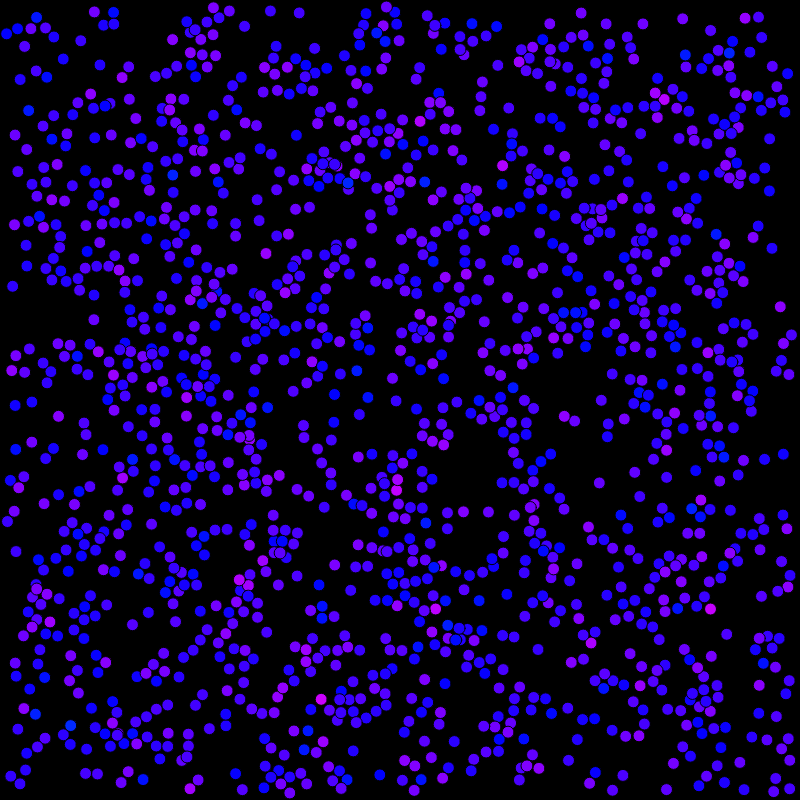
Frame 1 (no input)
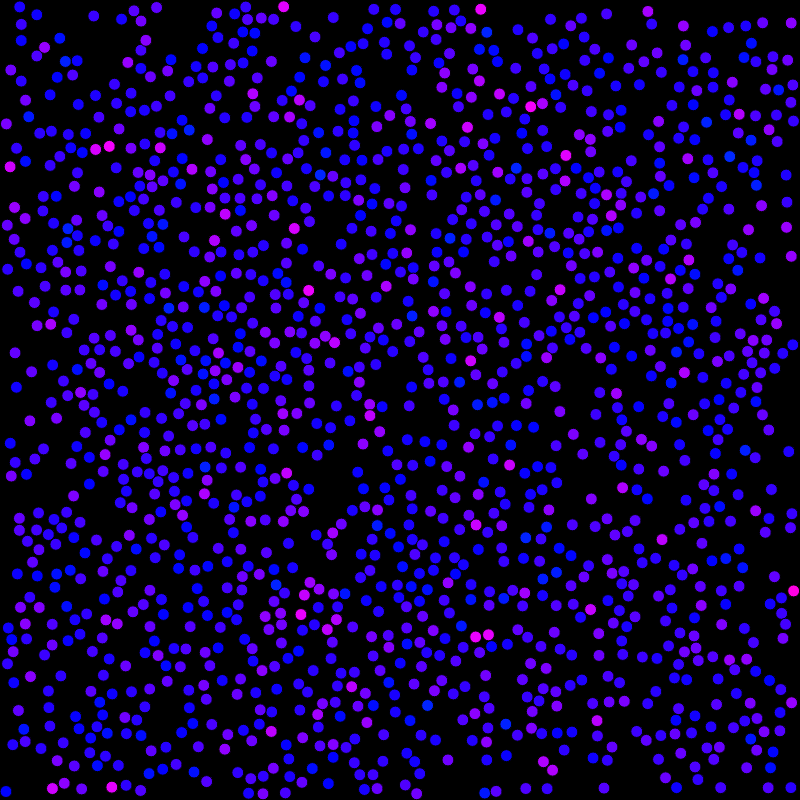
Frame 60 (no input)
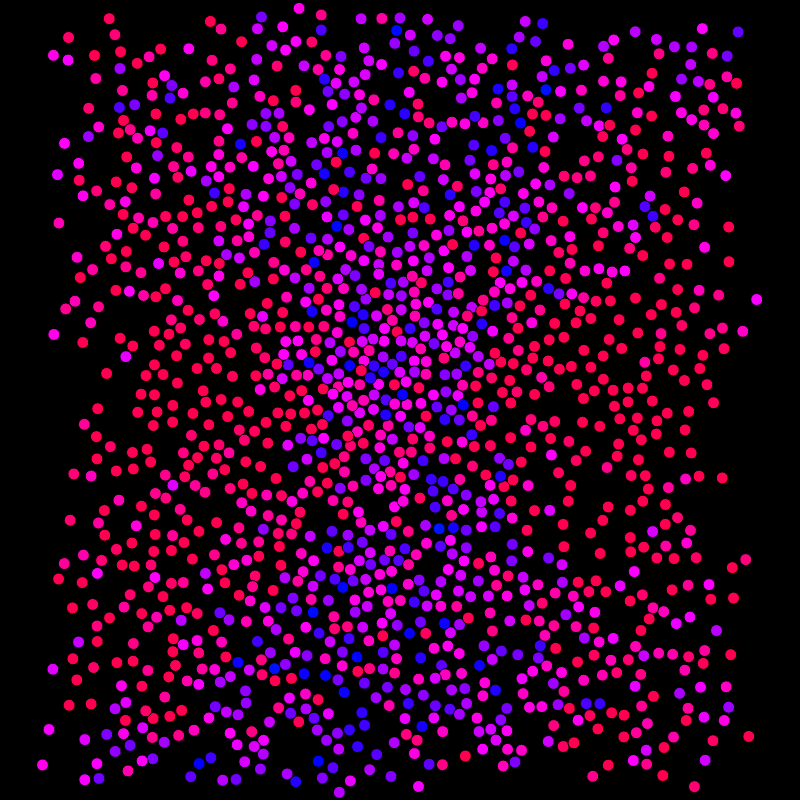
Frame 120 (the mouse pressed at the canvas centre since frame 60)

The p5.js sketch that drew these frames (run headless with seeded random() and noise() and a simulated clock; from frame 60 on, the mouse is pressed at the canvas centre):

// p5.js sketch
// ── sketch.js
//Circles colliding
//Miguel Rodríguez Rodríguez
//13-08-2024

const WIDTH = 800
const HEIGHT = 800
let corner1, 
corner2, 
corner3, 
corner4 

let balls = []

let qtree, range, boundary
let N = 32
let radius = 12

let gravity

function setup(){
    createCanvas(WIDTH, HEIGHT)
    corner1 = createVector(0, 0)
    corner2 = createVector(WIDTH, 0)
    corner3 = createVector(WIDTH, HEIGHT)
    corner4 = createVector(0, HEIGHT)

    for(let i = 0; i < 1500; i++){
        let x = random(10, WIDTH-10)
        let y = random(10, HEIGHT-10)
        balls.push(new Ball(createVector(x, y)))
    }

    // let b1 = new Ball(createVector(200, 200))
    // b1.speed = createVector(-2, 7)
    // let b2 = new Ball(createVector(200, 300))
    // b2.speed = createVector(2, -7)
    // balls.push(b1, b2)

    range = new Rectangle(0, 0, radius, radius);
    boundary = new Rectangle(WIDTH/2, WIDTH/2, WIDTH/2, WIDTH/2);
    qtree = new QuadTree(boundary, N);
    for (let b of balls) {
        qtree.insert(b);
    }
    console.log(qtree)

    gravity = createCheckbox()
}


function draw(){
    background(0)
    range = new Rectangle(0, 0, radius, radius);

    // let b1 = balls[0]
    // let b2 = balls[1]
    // b1.collideBall(b2)
    // b1.update()
    // b1.show()
    // b2.collideBall(b1)
    // b2.update()
    // b2.show()


    for(let i = 0; i < balls.length; i++){
        let b1 = balls[i]
        range.x = b1.pos.x
        range.y = b1.pos.y
        let points = qtree.query(range);
        if(points == undefined) points = []

        for(let j = 0; j < points.length; j++){
            let b2 = points[j]
            if(b1 == b2) continue
            else {
                b1.collideBall(b2)
            }
        }

        b1.update()
        b1.show()
    }

    qtree = new QuadTree(boundary, N);
    for (let b of balls) {
        qtree.insert(b);
    }
}
// ── Ball.js
class Ball{
	constructor(pos){
		this.pos = pos
		this.r = 6
		this.speed = createVector(random(-3, 3), random(-3, 3))
		this.acc = createVector(0, 0.0)
	}

	collideWalls(a, b){
		return this.isCircleIntersectingLine(this.pos, this.r, a, b)
	}

	collideBall(b){
		let distance = dist(this.pos.x, this.pos.y, b.pos.x, b.pos.y)
		const minDistance = this.r + b.r
		if(distance < (this.r + b.r)){
			let angleOfImpact = this.calculateImpactAngle(this.pos.x, this.pos.y, this.speed.x, this.speed.y,
														  b.pos.x, b.pos.y, b.speed.x, b.speed.y)

			let vels = this.calculateCollision(this.r, this.speed.x, this.speed.y,
											   b.r, b.speed.x, b.speed.y,
											   angleOfImpact)

			this.speed = createVector(vels.v1Final.x, vels.v1Final.y)
			b.speed = createVector(vels.v2Final.x, -vels.v2Final.y)

			//separar circulos antes de moverlos
			let distanceBetweenCircles = 
			Math.sqrt(
			    (b.pos.x - this.pos.x) * (b.pos.x - this.pos.x) + 
			    (b.pos.y - this.pos.y) * (b.pos.y - this.pos.y)
			);

			let distanceToMove = (b.r + this.r - distanceBetweenCircles);
			let angle = atan2(b.pos.y - this.pos.y, b.pos.x - this.pos.x)
			b.pos.x += Math.cos(angle) * distanceToMove;
			b.pos.y += Math.sin(angle) * distanceToMove;
		}
	}

	isCircleIntersectingLine(C, R, P1, P2) {
	  	let t = ((C.x - P1.x) * (P2.x - P1.x) + (C.y - P1.y) * (P2.y - P1.y)) / ((P2.x - P1.x) ** 2 + (P2.y - P1.y) ** 2);
	  
	  	t = max(0, min(1, t));
	  
	  	let closestX = P1.x + t * (P2.x - P1.x);
	  	let closestY = P1.y + t * (P2.y - P1.y);
	  
	  	let distance = dist(C.x, C.y, closestX, closestY);
	  
	  	return distance <= R
	}

	calculateCollision(m1, v1x, v1y, m2, v2x, v2y, impactAngle) {
	    // Calculate the velocity components along the line of impact
	    const v1 = {x: v1x, y: v1y};
	    const v2 = {x: v2x, y: v2y};

	    const normal = {x: Math.cos(impactAngle), y: Math.sin(impactAngle)};
	    const tangent = {x: -normal.y, y: normal.x};

	    // Velocity components along the normal
	    const v1n = v1.x * normal.x + v1.y * normal.y;
	    const v2n = v2.x * normal.x + v2.y * normal.y;

	    // Velocity components along the tangent
	    const v1t = v1.x * tangent.x + v1.y * tangent.y;
	    const v2t = v2.x * tangent.x + v2.y * tangent.y;

	    // Calculate the new normal velocities after collision
	    const v1nPrime = (v1n * (m1 - m2) + 2 * m2 * v2n) / (m1 + m2);
	    const v2nPrime = (v2n * (m2 - m1) + 2 * m1 * v1n) / (m1 + m2);

	    // Convert the scalar normal and tangential velocities into vectors
	    const v1nPrimeVec = {x: v1nPrime * normal.x, y: v1nPrime * normal.y};
	    const v2nPrimeVec = {x: v2nPrime * normal.x, y: v2nPrime * normal.y};

	    const v1tVec = {x: v1t * tangent.x, y: v1t * tangent.y};
	    const v2tVec = {x: v2t * tangent.x, y: v2t * tangent.y};

	    // The final velocity vectors are the sum of the normal and tangential components
	    const v1Final = {x: v1nPrimeVec.x + v1tVec.x, y: v1nPrimeVec.y + v1tVec.y};
	    const v2Final = {x: v2nPrimeVec.x + v2tVec.x, y: v2nPrimeVec.y + v2tVec.y};

	    return {
	        v1Final: v1Final,
	        v2Final: v2Final
	    };
	}

	calculateImpactAngle(x1, y1, v1x, v1y, x2, y2, v2x, v2y) {
	    // Calculate relative position vector r12
	    const r12x = x2 - x1;
	    const r12y = y2 - y1;

	    // Calculate relative velocity vector v12
	    const v12x = v2x - v1x;
	    const v12y = v2y - v1y;

	    // Calculate dot product of r12 and v12
	    const dotProduct = r12x * v12x + r12y * v12y;

	    // Calculate magnitudes of r12 and v12
	    const r12Mag = Math.sqrt(r12x * r12x + r12y * r12y);
	    const v12Mag = Math.sqrt(v12x * v12x + v12y * v12y);

	    // Calculate the angle of impact (in radians)
	    const cosTheta = dotProduct / (r12Mag * v12Mag);
	    const impactAngle = acos(cosTheta);

	    //console.log(impactAngle+HALF_PI)
	    return impactAngle;
	}

	update(){
		if(mouseIsPressed){
			let angle = atan2(mouseY - this.pos.y, mouseX - this.pos.x)
	        this.acc = createVector(cos(angle), sin(angle))
	        this.acc.mult(0.2)
		}
		else{
			if(gravity.checked()) this.acc = createVector(0, 0.025)
			else this.acc = createVector(0, 0.0)
		}
		this.speed.add(this.acc)
		let speed = this.speed.copy().mult(0.25)
		this.speed.limit(10)
		this.pos.add(speed)
		//pared arriba
		if(this.collideWalls(corner1, corner2)){ 
			this.pos.y = this.r + 1
			this.speed.y *= -1
		}
		//pared derecha
		else if(this.collideWalls(corner2, corner3)){ 
			this.pos.x = WIDTH - this.r - 1
			this.speed.x *= -1
		}
		//pared abajo
		else if(this.collideWalls(corner3, corner4)){
			this.pos.y = HEIGHT - this.r - 1
			this.speed.y *= -1
		}
		//pared izquierda
		else if(this.collideWalls(corner4, corner1)){ 
			this.pos.x = this.r + 1
			this.speed.x *= -1
		}

		//this.speed.mult(0.98)
	}

	show(){
		push()
		colorMode(HSB)
		fill(map(this.speed.mag(), 0, 9, 230, 330), 100, 100)
		ellipse(this.pos.x, this.pos.y, this.r*2, this.r*2)
		pop()
	}






}
// ── quadtree.js
// Daniel Shiffman
// http://codingtra.in
// http://patreon.com/codingtrain

// QuadTree
// 1: https://www.youtube.com/watch?v=OJxEcs0w_kE
// 2: https://www.youtube.com/watch?v=QQx_NmCIuCY

// For more:
// https://github.com/CodingTrain/QuadTree


class Rectangle {
  constructor(x, y, w, h) {
    this.x = x;
    this.y = y;
    this.w = w;
    this.h = h;
  }

  contains(point) {
    return (point.pos.x >= this.x - this.w &&
      point.pos.x < this.x + this.w &&
      point.pos.y >= this.y - this.h &&
      point.pos.y < this.y + this.h);
  }

  intersects(range) {
    return !(range.x - range.w > this.x + this.w ||
      range.x + range.w < this.x - this.w ||
      range.y - range.h > this.y + this.h ||
      range.y + range.h < this.y - this.h);
  }


}

class QuadTree {
  constructor(boundary, n) {
    this.boundary = boundary;
    this.capacity = n;
    this.points = [];
    this.divided = false;
  }

  subdivide() {
    let x = this.boundary.x;
    let y = this.boundary.y;
    let w = this.boundary.w;
    let h = this.boundary.h;
    let ne = new Rectangle(x + w / 2, y - h / 2, w / 2, h / 2);
    this.northeast = new QuadTree(ne, this.capacity);
    let nw = new Rectangle(x - w / 2, y - h / 2, w / 2, h / 2);
    this.northwest = new QuadTree(nw, this.capacity);
    let se = new Rectangle(x + w / 2, y + h / 2, w / 2, h / 2);
    this.southeast = new QuadTree(se, this.capacity);
    let sw = new Rectangle(x - w / 2, y + h / 2, w / 2, h / 2);
    this.southwest = new QuadTree(sw, this.capacity);
    this.divided = true;
  }

  insert(point) {

    if (!this.boundary.contains(point)) {
      return false;
    }

    if (this.points.length < this.capacity) {
      this.points.push(point);
      return true;
    } else {
      if (!this.divided) {
        this.subdivide();
      }
      if (this.northeast.insert(point)) {
        return true;
      } else if (this.northwest.insert(point)) {
        return true;
      } else if (this.southeast.insert(point)) {
        return true;
      } else if (this.southwest.insert(point)) {
        return true;
      }
    }
  }

  query(range, found) {
    if (!found) {
      found = [];
    }
    if (!this.boundary.intersects(range)) {
      return;
    } else {
      for (let p of this.points) {
        let dx = range.x - p.pos.x;
        let dy = range.y - p.pos.y;
        let d = Math.sqrt(dx * dx + dy * dy)
        if (range.contains(p) && d < range.w) {
          found.push(p);
        }
      }
      if (this.divided) {
        this.northwest.query(range, found);
        this.northeast.query(range, found);
        this.southwest.query(range, found);
        this.southeast.query(range, found);
      }
    }
    return found;
  }


  show() {
    stroke(255);
    noFill();
    strokeWeight(1);
    // rectMode(CENTER);
    // rect(this.boundary.x, this.boundary.y, this.boundary.w * 2, this.boundary.h * 2);
    for (let p of this.points) {
      p.show()
    }

    if (this.divided) {
      this.northeast.show();
      this.northwest.show();
      this.southeast.show();
      this.southwest.show();
    }
  }
}
